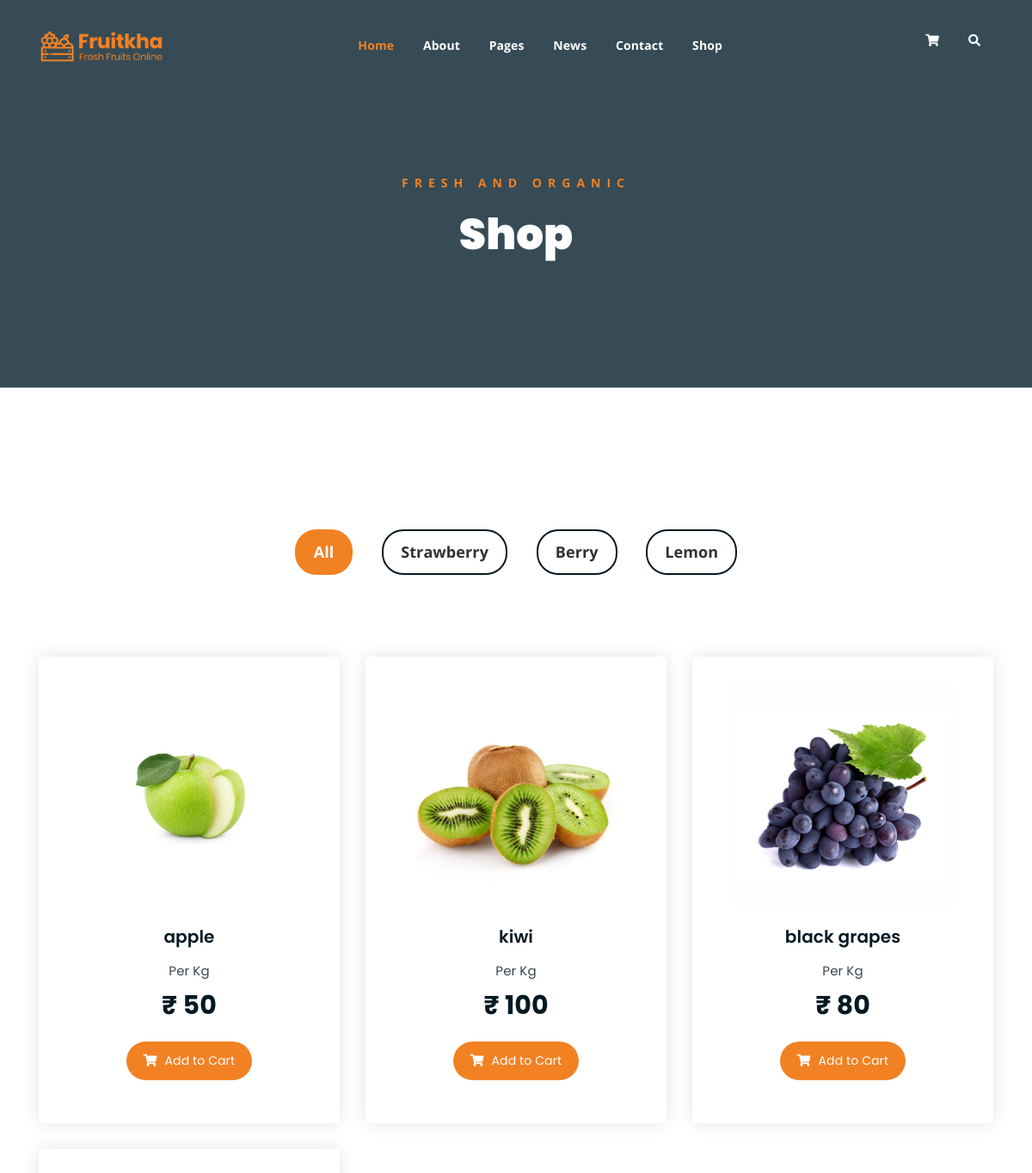
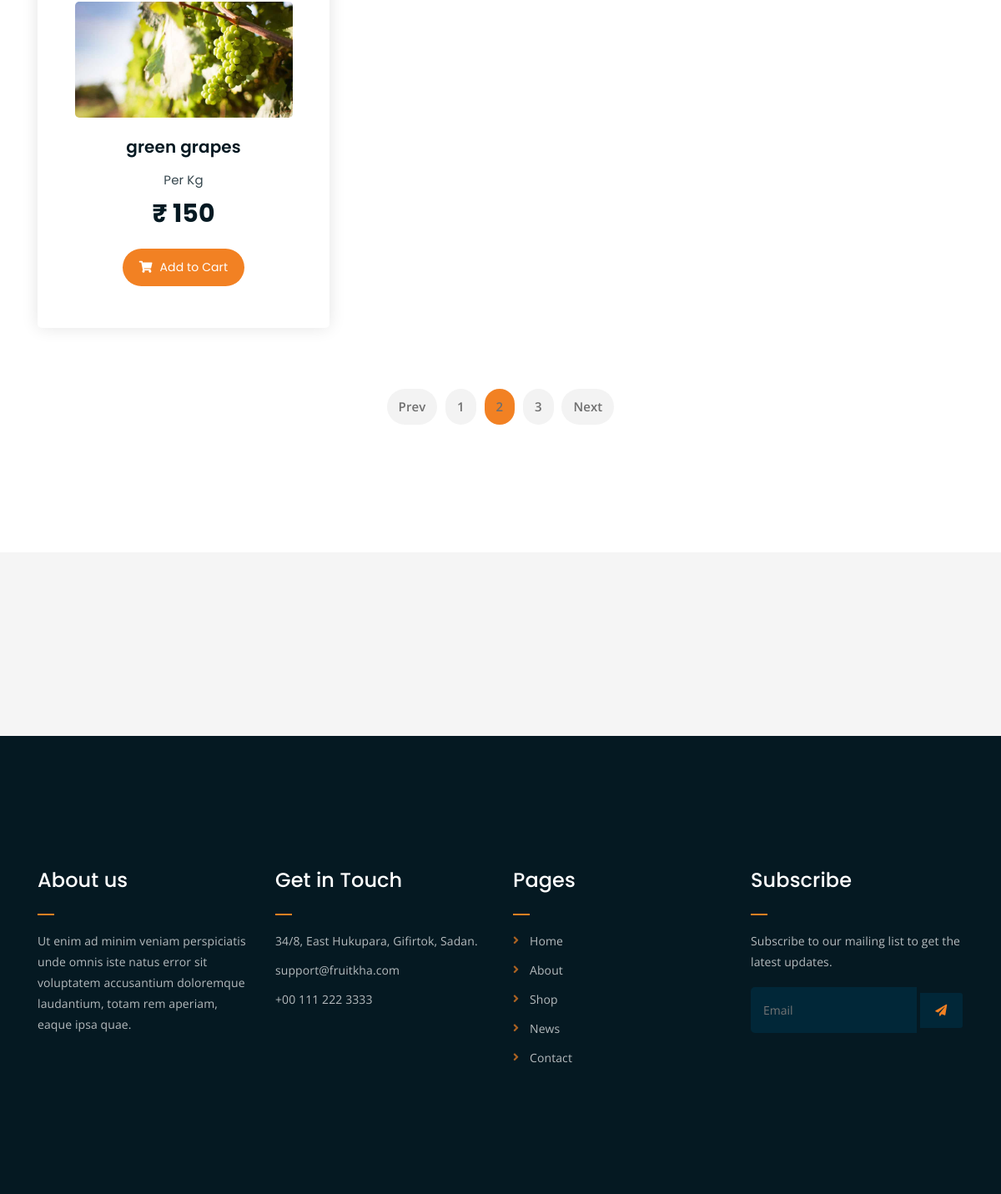
The app's page /shop/ with its own data (2 pictures, top to bottom).
### ecomapp/models.py (models this page shows)
class Add_products(models.Model):
  user_id = models.ForeignKey(User,on_delete=models.CASCADE)
  name = models.CharField(max_length=20)
  price = models.IntegerField()
  pic = models.ImageField(upload_to='img')
  quantity = models.IntegerField(default=1)

### ecomapp/views.py (the view)
# urls.py: path('shop/',views.shop,name= 'shop'),
def shop(request):
  uid = Add_products.objects.all()
  context = {
    'uid': uid
  }
  return render(request,"ecomapp/shop.html",context)

### ecomapp/templates/ecomapp/shop.html (shortened to what this page needs)
{% load static %}
<html lang="en">
<head>
	<link rel="stylesheet" href="{% static 'ecomapp/assets/css/all.min.css' %}">
	<link rel="stylesheet" href="{% static 'ecomapp/assets/bootstrap/css/bootstrap.min.css' %}">
	<link rel="stylesheet" href="{% static 'ecomapp/assets/css/owl.carousel.css' %}">
	<link rel="stylesheet" href="{% static 'ecomapp/assets/css/magnific-popup.css' %}">
	<link rel="stylesheet" href="{% static 'ecomapp/assets/css/animate.css' %}">
	<link rel="stylesheet" href="{% static 'ecomapp/assets/css/meanmenu.min.css' %}">
	<link rel="stylesheet" href="{% static 'ecomapp/assets/css/main.css' %}">
	<link rel="stylesheet" href="{% static 'ecomapp/assets/css/responsive.css' %}">
</head>
<body>
	<div class="top-header-area" id="sticker">
		<div class="container">
			<div class="row">
				<div class="col-lg-12 col-sm-12 text-center">
					<div class="main-menu-wrap">
						<div class="site-logo">
							<a href="index.html">
								<img src="{% static 'ecomapp/assets/img/logo.png' %}" alt="">
							</a>
						</div>
						<nav class="main-menu">
							<ul>
								<li class="current-list-item"><a href="#">Home</a>
								</li>
								<li><a href="{% url 'about' %}">About</a></li>
								<li><a href="#">Pages</a>
								</li>
								<li><a href="{% url 'news' %}">News</a>
								</li>
								<li><a href="{% url 'contact' %}">Contact</a></li>
								<li><a href="{% url 'shop' %}">Shop</a>
								</li>
								<li>
									<div class="header-icons">
										<a class="shopping-cart" href="cart.html"><i class="fas fa-shopping-cart"></i></a>
										<a class="mobile-hide search-bar-icon" href="#"><i class="fas fa-search"></i></a>
									</div>
								</li>
							</ul>
						</nav>
					</div>
				</div>
			</div>
		</div>
	</div>
	<div class="breadcrumb-section breadcrumb-bg">
		<div class="container">
			<div class="row">
				<div class="col-lg-8 offset-lg-2 text-center">
					<div class="breadcrumb-text">
						<p>Fresh and Organic</p>
						<h1>Shop</h1>
					</div>
				</div>
			</div>
		</div>
	</div>
	<div class="product-section mt-150 mb-150">
		<div class="container">
			<div class="row">
                <div class="col-md-12">
                    <div class="product-filters">
                        <ul>
                            <li class="active" data-filter="*">All</li>
                            <li data-filter=".strawberry">Strawberry</li>
                            <li data-filter=".berry">Berry</li>
                            <li data-filter=".lemon">Lemon</li>
                        </ul>
                    </div>
                </div>
            </div>
			<div class="row product-lists">
				{% for i in  uid %}
				<div class="col-lg-4 col-md-6 text-center strawberry">
					<div class="single-product-item">
						<div class="product-image">
							<a href="single-product.html"><img src="{{i.pic.url}}" alt=""></a>
						</div>
						<h3>{{i.name}}</h3>
						<p class="product-price"><span>Per Kg</span>&#8377; {{i.price}} </p>
						<a href="{% url 'add_to_cart' i.id %}" class="cart-btn"><i class="fas fa-shopping-cart"></i> Add to Cart</a>
					</div>
				</div>
				{% endfor %}
			</div>
			<div class="row">
				<div class="col-lg-12 text-center">
					<div class="pagination-wrap">
						<ul>
							<li><a href="#">Prev</a></li>
							<li><a href="#">1</a></li>
							<li><a class="active" href="#">2</a></li>
							<li><a href="#">3</a></li>
							<li><a href="#">Next</a></li>
						</ul>
					</div>
				</div>
			</div>
		</div>
	</div>
	<div class="logo-carousel-section">
		<div class="container">
			<div class="row">
				<div class="col-lg-12">
					<div class="logo-carousel-inner">
						<div class="single-logo-item">
							<img src="{% static 'ecomapp/assets/img/company-logos/1.png' %}" alt="">
						</div>
						<div class="single-logo-item">
							<img src="{% static 'ecomapp/assets/img/company-logos/2.png' %}" alt="">
						</div>
						<div class="single-logo-item">
							<img src="{% static 'ecomapp/assets/img/company-logos/3.png' %}" alt="">
						</div>
						<div class="single-logo-item">
							<img src="{% static 'ecomapp/assets/img/company-logos/4.png' %}" alt="">
						</div>
					</div>
				</div>
			</div>
		</div>
	</div>
	<div class="footer-area">
		<div class="container">
			<div class="row">
				<div class="col-lg-3 col-md-6">
					<div class="footer-box about-widget">
						<h2 class="widget-title">About us</h2>
						<p>Ut enim ad minim veniam perspiciatis unde omnis iste natus error sit voluptatem accusantium doloremque laudantium, totam rem aperiam, eaque ipsa quae.</p>
					</div>
				</div>
				<div class="col-lg-3 col-md-6">
					<div class="footer-box get-in-touch">
						<h2 class="widget-title">Get in Touch</h2>
						<ul>
							<li>34/8, East Hukupara, Gifirtok, Sadan.</li>
							<li>support@fruitkha.com</li>
							<li>+00 111 222 3333</li>
						</ul>
					</div>
				</div>
				<div class="col-lg-3 col-md-6">
					<div class="footer-box pages">
						<h2 class="widget-title">Pages</h2>
						<ul>
							<li><a href="{% url 'index' %}">Home</a></li>
							<li><a href="{% url 'about' %}">About</a></li>
							<li><a href="{% url 'shop' %}">Shop</a></li>
							<li><a href="{% url 'news' %}">News</a></li>
							<li><a href="{% url 'contact' %}">Contact</a></li>
						</ul>
					</div>
				</div>
				<div class="col-lg-3 col-md-6">
					<div class="footer-box subscribe">
						<h2 class="widget-title">Subscribe</h2>
						<p>Subscribe to our mailing list to get the latest updates.</p>
						<form action="index.html">
							<input type="email" placeholder="Email">
							<button type="submit"><i class="fas fa-paper-plane"></i></button>
						</form>
					</div>
				</div>
			</div>
		</div>
	</div>
</body>
</html>

### records on screen
Add_products: pic (picture), name "apple", price "50"
Add_products: pic (picture), name "kiwi", price "100"
Add_products: pic (picture), name "black grapes", price "80"
Add_products: pic (picture), name "green grapes", price "150"
